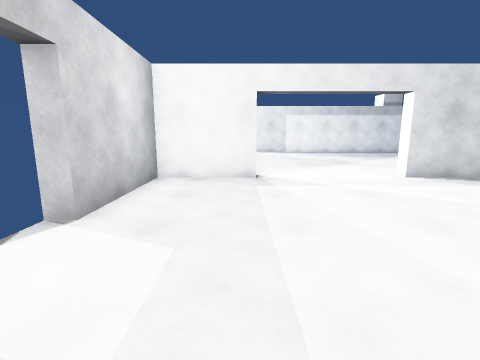
View 1 (above)

17 first-person views from a walk through a 3-D level made in the Unity game engine. The camera is 1.3 m above the floor, tilts 10° down and sees 85° across. The floor is counted in squares, 1 m on a side. Each view is taken from the middle of a square. On the plan, view 1 faces up. The plan holds only what a view shows up to about 13 squares ahead; the rest is blank. The player character is not drawn. Door leaves are left out, so doorways stand open. Surface patterns are stand-ins for the level's own textures.

View 2
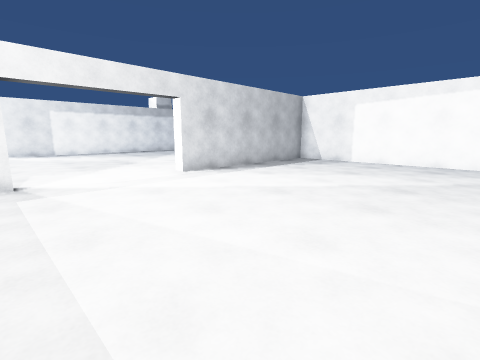

View 3
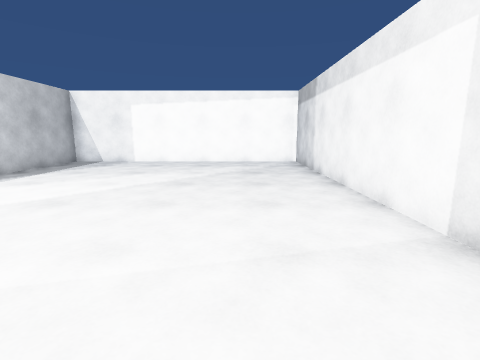

View 4
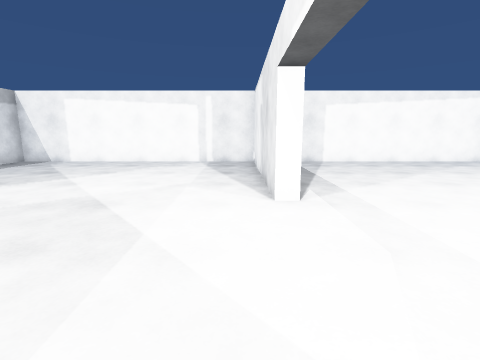

View 5
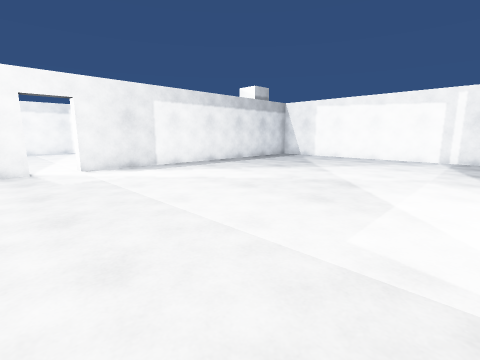

View 6
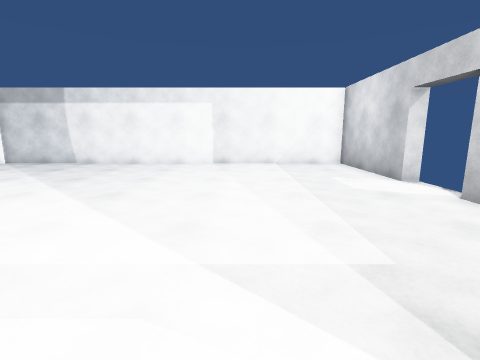

View 7
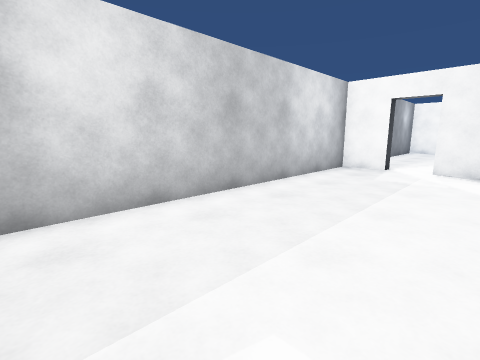

View 8
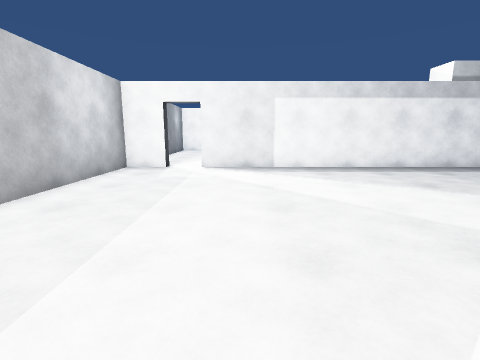

View 9
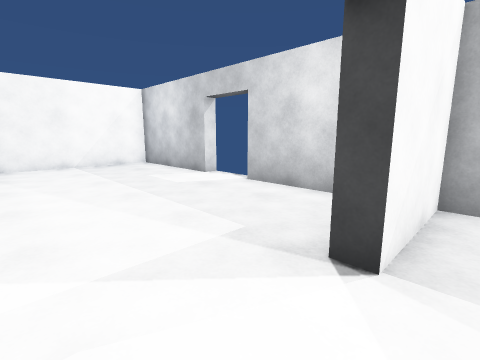

View 10
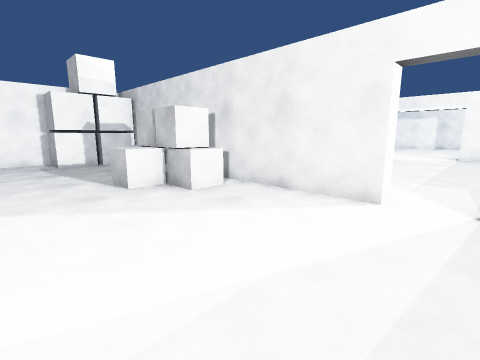

View 11
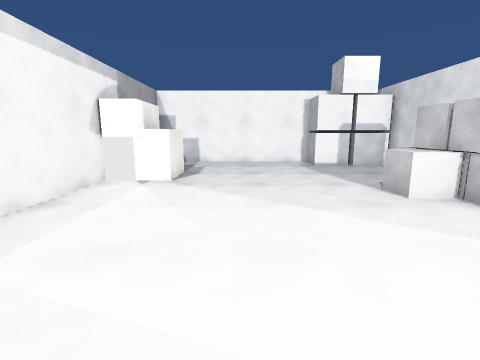

View 12
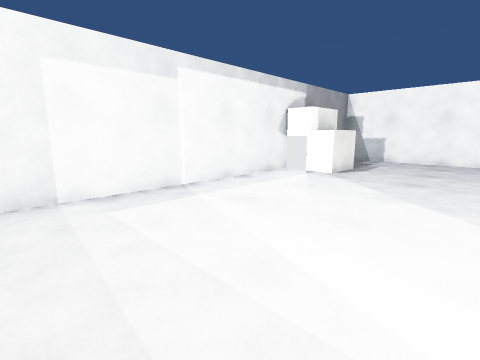

View 13
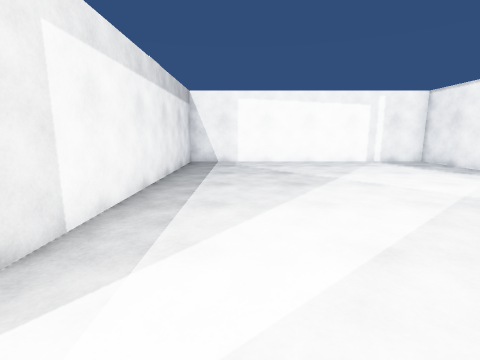

View 14
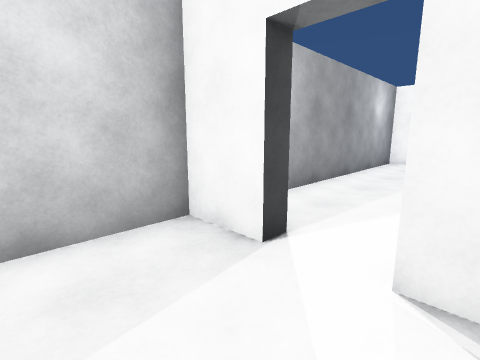

View 15
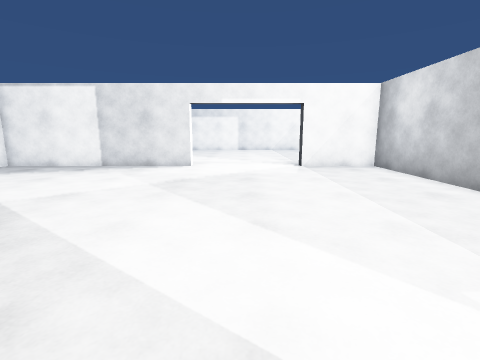

View 16
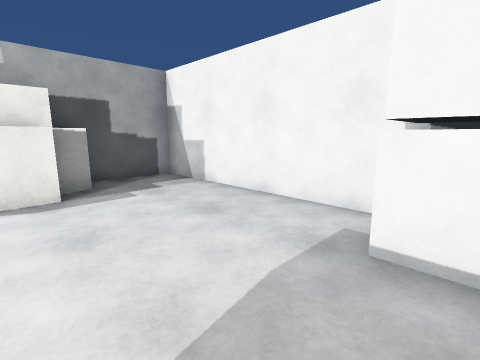

View 17
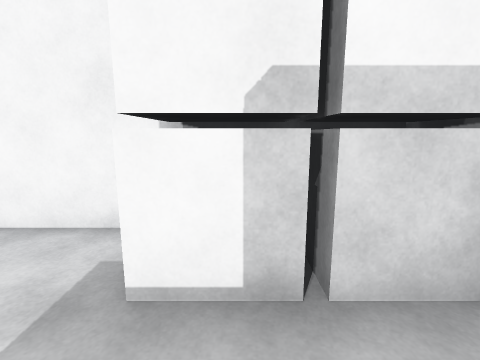

### Floor plan
Points are (right, up) in squares from view 1. A wall is a line through its corners. A room is listed if a view was taken in it or the views show most of it. See-through windows are left out.
Room 1 (views 1, 2, 3, 4, 5, 6, 7, 8, 9, 13, 14, 15)
walls: (-2.5, 1.8) (-2.5, -2.7) (12.5, -2.7) (12.5, 7.8) (5, 7.8) (5, 8.3) (12.5, 8.3) (12.5, 19.3) (0.5, 19.3) (0.5, 19.8); (-0.9, 19.9) (-0.9, 19.3) (-2.5, 19.3) (-2.5, 8.3) (0.5, 8.3) (0.5, 7.8) (-2.5, 7.8) (-2.5, 3.8)
ways out: open door at (-0.3, 19.7) to room 2; gap at (-3, 2); gap at (-3, 4)
Room 2 (views 10, 11, 12, 16, 17)
walls: (7.3, 29.8) (-2.5, 29.8) (-2.5, 22); (9.4, 19.8) (12.5, 19.8) (12.5, 29.8) (9.4, 29.8); (0.5, 19.8) (5.6, 19.8)
ways out: open door at (-0.3, 19.7) to room 1
objects: cube (4, 21) to (5, 21); cube (5, 22) to (6, 22); cube (6, 21); other object (7, 21); block (7, 28) to (9, 29); cube (8, 29); cube (9, 29); block (10, 29); cube (11, 21) to (12, 21); cube (11, 22) to (12, 23)

Where each view was taken, in squares from view 1:
view 1: 0 up, 0 right, facing up
view 2: 0 up, 0 right, facing up-right
view 3: 0 up, 0 right, facing right
view 4: 9 up, 0 right, facing right
view 5: 9 up, 2 left, facing up-right
view 6: 9 up, 2 right, facing down
view 7: 9 up, 2 right, facing up-left
view 8: 9 up, 2 right, facing up
view 9: 9 up, 3 right, facing down-left
view 10: 25 up, 1 left, facing down-right
view 11: 26 up, 0 right, facing right
view 12: 24 up, 1 left, facing up-right
view 13: 17 up, 0 right, facing right
view 14: 17 up, 1 right, facing up-left
view 15: 19 up, 3 right, facing down
view 16: 22 up, 8 right, facing up-right
view 17: 22 up, 9 right, facing right
